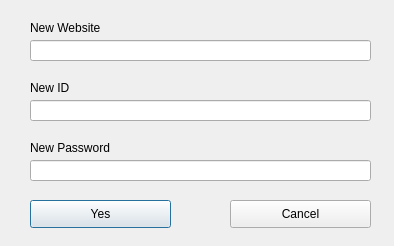
<?xml version="1.0" encoding="UTF-8"?>
<ui version="4.0">
 <class>modify</class>
 <widget class="QDialog" name="modify">
  <property name="geometry">
   <rect>
    <x>0</x>
    <y>0</y>
    <width>394</width>
    <height>246</height>
   </rect>
  </property>
  <property name="windowTitle">
   <string>Modify</string>
  </property>
  <widget class="QLabel" name="lineEdit">
   <property name="geometry">
    <rect>
     <x>30</x>
     <y>20</y>
     <width>121</width>
     <height>16</height>
    </rect>
   </property>
   <property name="text">
    <string>New Website</string>
   </property>
  </widget>
  <widget class="QLabel" name="lineEdit_2">
   <property name="geometry">
    <rect>
     <x>30</x>
     <y>80</y>
     <width>72</width>
     <height>15</height>
    </rect>
   </property>
   <property name="text">
    <string>New ID</string>
   </property>
  </widget>
  <widget class="QLabel" name="lineEdit_3">
   <property name="geometry">
    <rect>
     <x>30</x>
     <y>140</y>
     <width>121</width>
     <height>16</height>
    </rect>
   </property>
   <property name="text">
    <string>New Password</string>
   </property>
  </widget>
  <widget class="QLineEdit" name="lineeditWebsite">
   <property name="geometry">
    <rect>
     <x>30</x>
     <y>40</y>
     <width>341</width>
     <height>21</height>
    </rect>
   </property>
  </widget>
  <widget class="QLineEdit" name="lineeditID">
   <property name="geometry">
    <rect>
     <x>30</x>
     <y>100</y>
     <width>341</width>
     <height>21</height>
    </rect>
   </property>
  </widget>
  <widget class="QLineEdit" name="lineeditPw">
   <property name="geometry">
    <rect>
     <x>30</x>
     <y>160</y>
     <width>341</width>
     <height>21</height>
    </rect>
   </property>
  </widget>
  <widget class="QPushButton" name="yesbtn">
   <property name="geometry">
    <rect>
     <x>30</x>
     <y>200</y>
     <width>141</width>
     <height>28</height>
    </rect>
   </property>
   <property name="text">
    <string>Yes</string>
   </property>
  </widget>
  <widget class="QPushButton" name="cancelbtn">
   <property name="geometry">
    <rect>
     <x>230</x>
     <y>200</y>
     <width>141</width>
     <height>28</height>
    </rect>
   </property>
   <property name="text">
    <string>Cancel</string>
   </property>
  </widget>
 </widget>
 <resources/>
 <connections/>
</ui>
